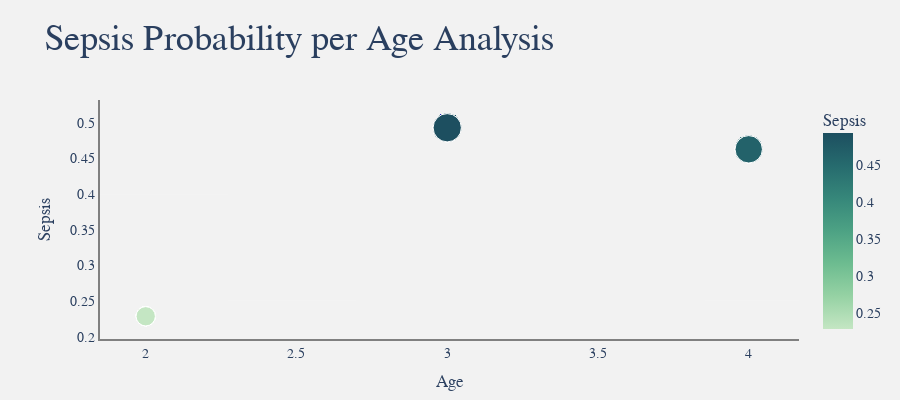

Notebook cell for this chart:
### Code cell
fig = px.scatter(temp, x='Age',y='Sepsis', color="Sepsis", color_continuous_scale='Blugrn', size='Sepsis')
fig.update_xaxes(showgrid = False, showline = True, gridwidth = 0.05, linecolor = 'gray', zeroline = False, linewidth = 2)
fig.update_yaxes(showline = True, gridwidth = 0.05, linecolor = 'gray', linewidth = 2, zeroline = False)

# General Styling
fig.update_layout(height=400,
              margin=dict(b=50,r=30,l=100,t=100),
              title = "<span style='font-size:36px; font-family:Times New Roman'>Sepsis Probability per Age Analysis</span>",                  
              plot_bgcolor='rgb(242,242,242)',
              paper_bgcolor = 'rgb(242,242,242)',
              font=dict(family="Times New Roman", size= 14),
              hoverlabel=dict(font_color="floralwhite"),
              showlegend=False)
fig.show()

### Figure 1 — Plotly figure (JSON) as saved in the notebook; plotly's stock layout.template omitted (floating-point values rounded to 4 significant figures; data arrays with more than 128 entries replaced by an {"elided": "..."} marker saying what was removed)
{"data": [{"hovertemplate": "Age=%{x}<br>Sepsis=%{marker.color}<extra></extra>", "legendgroup": "", "marker": {"color": {"elided": "599 float values"}, "coloraxis": "coloraxis", "size": {"elided": "599 float values"}, "sizemode": "area", "sizeref": 0.001232, "symbol": "circle"}, "mode": "markers", "name": "", "orientation": "v", "showlegend": false, "type": "scatter", "x": {"elided": "599 int values"}, "xaxis": "x", "y": {"elided": "599 float values"}, "yaxis": "y"}], "layout": {"coloraxis": {"colorbar": {"title": {"text": "Sepsis"}}, "colorscale": [[0, "rgb(196, 230, 195)"], [0.1667, "rgb(150, 210, 164)"], [0.3333, "rgb(109, 188, 144)"], [0.5, "rgb(77, 162, 132)"], [0.6667, "rgb(54, 135, 122)"], [0.8333, "rgb(38, 107, 110)"], [1, "rgb(29, 79, 96)"]]}, "font": {"family": "Times New Roman", "size": 14}, "height": 400, "hoverlabel": {"font": {"color": "floralwhite"}}, "legend": {"itemsizing": "constant", "tracegroupgap": 0}, "margin": {"b": 50, "l": 100, "r": 30, "t": 100}, "paper_bgcolor": "rgb(242,242,242)", "plot_bgcolor": "rgb(242,242,242)", "showlegend": false, "title": {"text": "<span style='font-size:36px; font-family:Times New Roman'>Sepsis Probability per Age Analysis</span>"}, "xaxis": {"anchor": "y", "domain": [0, 1], "gridwidth": 0.05, "linecolor": "gray", "linewidth": 2, "showgrid": false, "showline": true, "title": {"text": "Age"}, "zeroline": false}, "yaxis": {"anchor": "x", "domain": [0, 1], "gridwidth": 0.05, "linecolor": "gray", "linewidth": 2, "showline": true, "title": {"text": "Sepsis"}, "zeroline": false}}}
